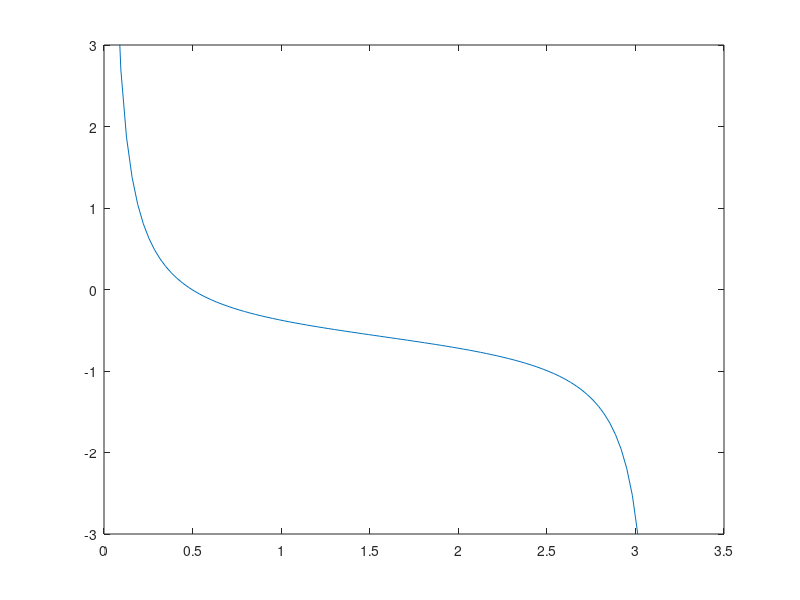

This chart was generated by the following MATLAB code:
clear all

B= linspace(0,pi,100);
%M = 5, theta = 20
theta1 = 20*(pi/180);

f1 = (2*cot(B)*( ((5^2)*(sin(B).^2)-1)/((5^2)*(1.4+cos(2*B))+2) ) == ...
    tan(theta1));

%M = 5, theta = 30
theta2 = 30*(pi/180);

f2 = 2*cot(B)*( ((5^2)*(sin(B).^2)-1)/((5^2)*(1.4+cos(2*B))+2) ) - tan(theta2);

%M = 5, theta = 45
theta3 = 45*(pi/180);

f3 = 2*cot(B)*( ((5^2)*(sin(B).^2)-1)/((5^2)*(1.4+cos(2*B))+2) ) - ...
    tan(theta3);

plot(B,f2)
ylim([-3 3])